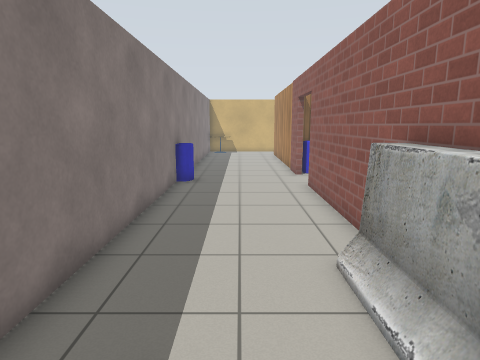
view 1 (above)

24 first-person views from a walk through a world built for the Gazebo simulator. The camera is 1.3 m above the floor, tilts 10° down and sees 75° across. Floor lines are 1 m apart. The floor is counted in squares, 0.5 m on a side. Each view is taken from the middle of a square. On the plan, view 1 faces up. The plan holds only what a view shows up to about 20 squares ahead; the rest is blank. The place goes on beyond the plan. The robots in the file are not drawn. Gazebo's built-in surfaces are drawn with simple patterns.

view 2
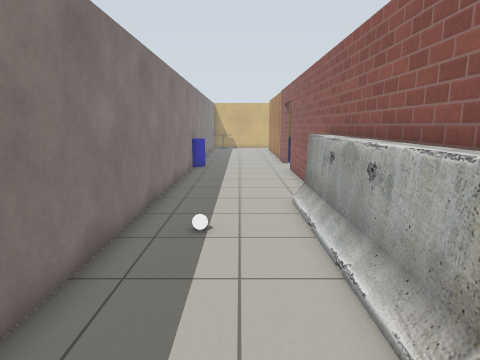

view 3
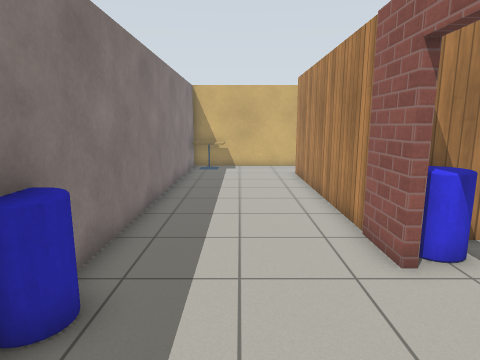

view 4
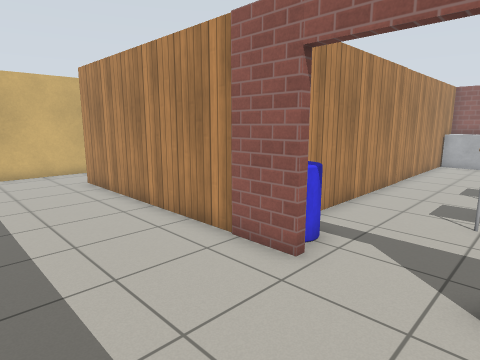

view 5
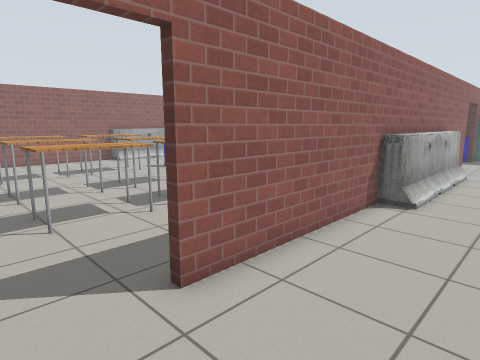

view 6
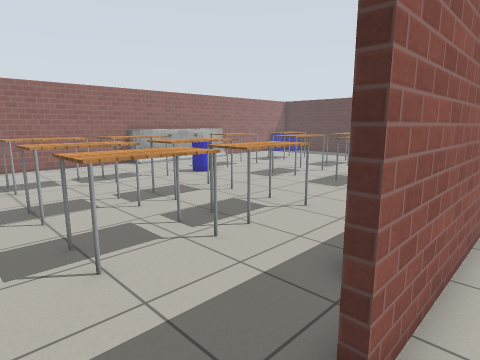

view 7
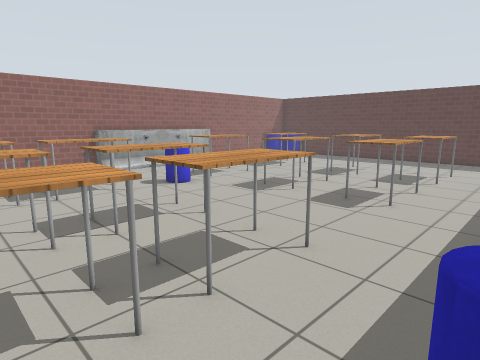

view 8
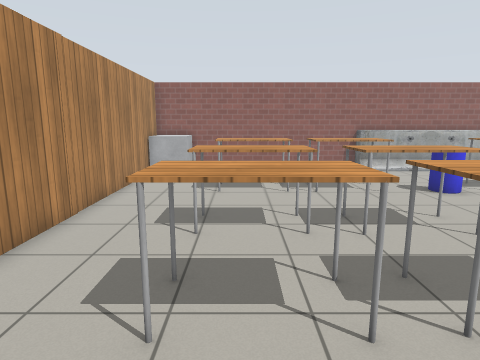

view 9
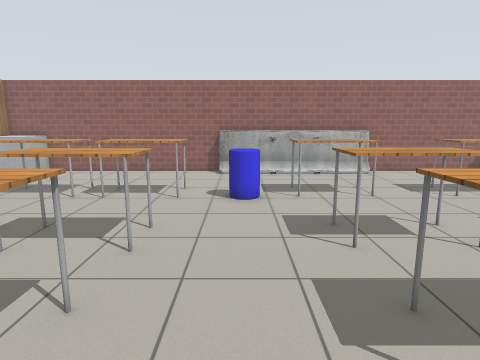

view 10
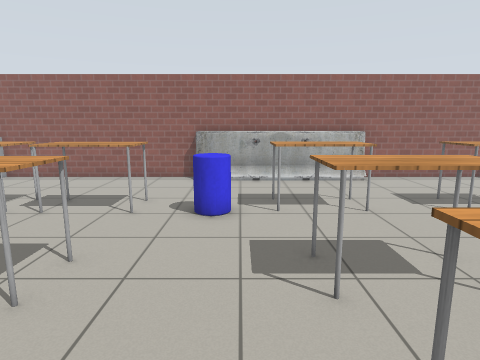

view 11
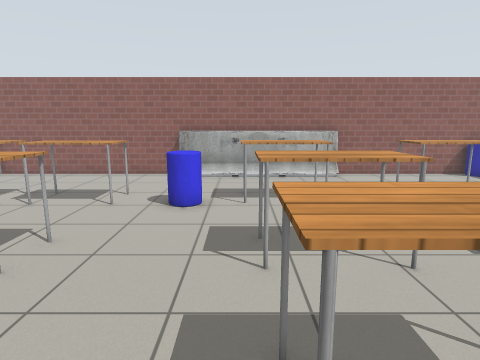

view 12
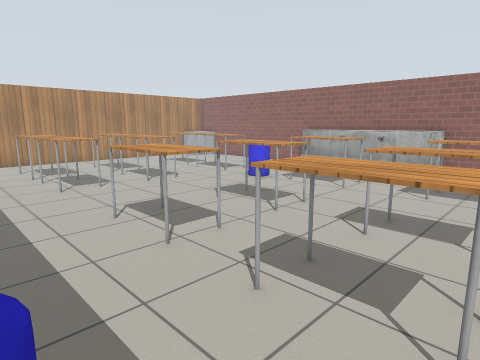

view 13
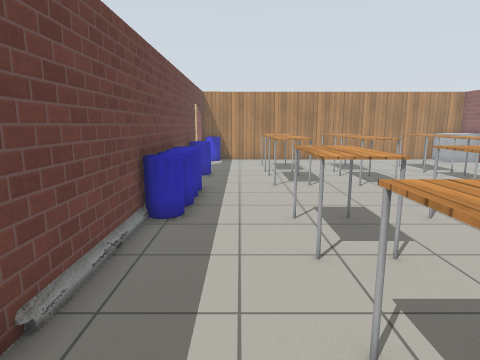

view 14
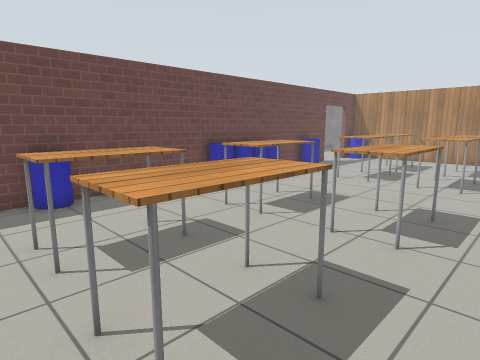

view 15
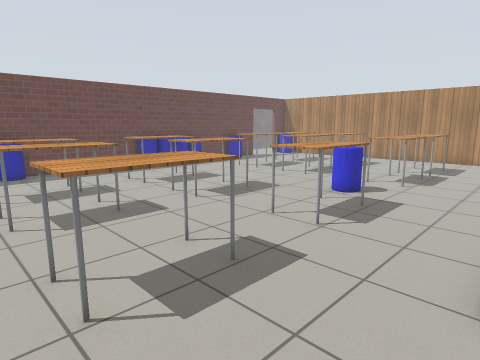

view 16
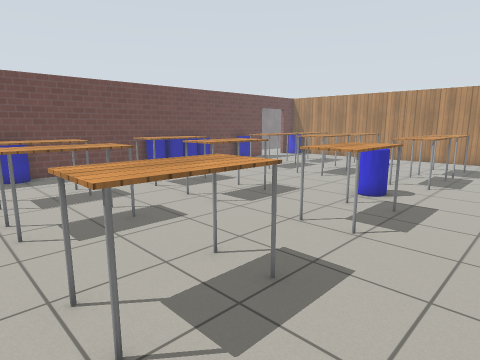

view 17
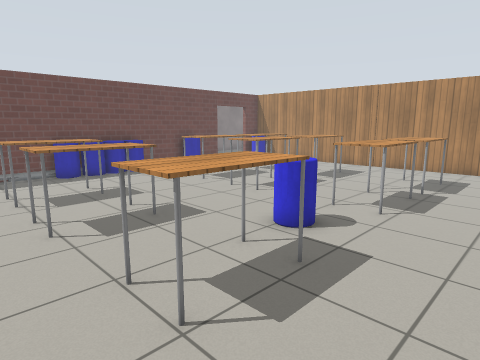

view 18
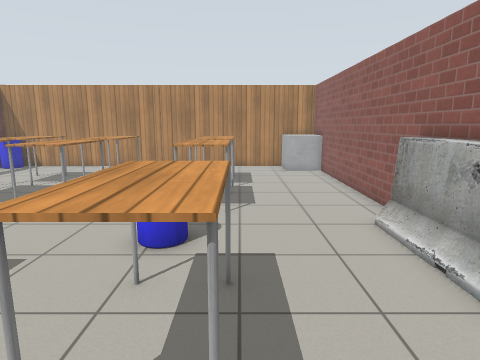

view 19
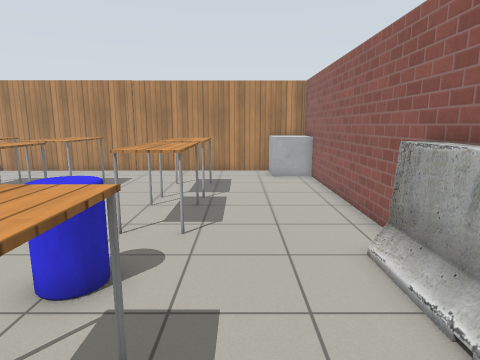

view 20
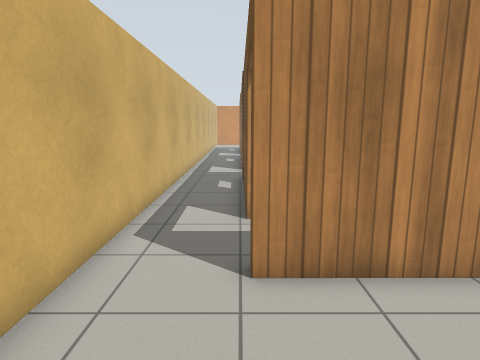

view 21
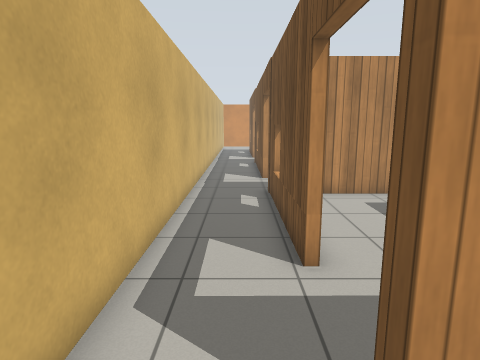

view 22
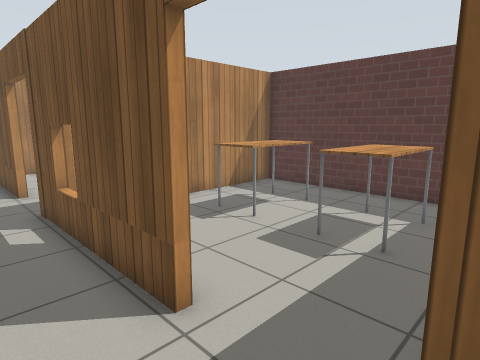

view 23
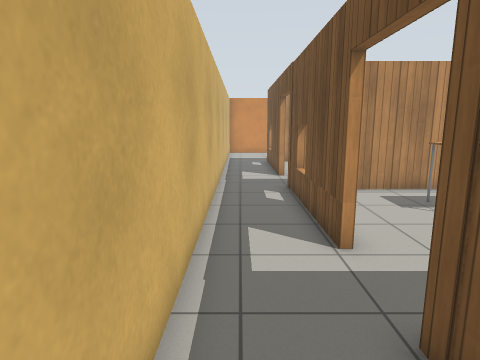

view 24
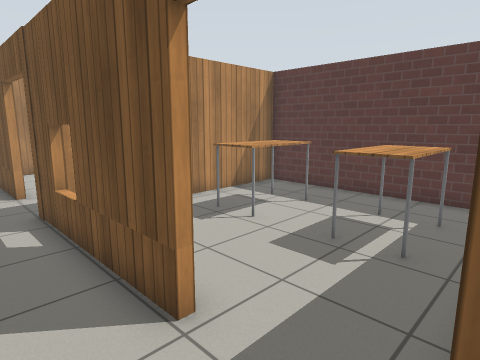

### Floor plan
Ten units are one square. View 1 is at (0, 0); x grows to the right and y downward. Boxes are objects, and circles mark ways between rooms. Rooms are numbered by the first view taken in them; rooms with no view inside come last. Other rooms are left out.
<svg viewBox="-40 -315 290 395">
<path fill="none" stroke="#000" d="M30 -164 30 -278 35 -278M30 -53 30 -134M65 -278 134 -279M163 -279 231 -279M30 75 30 23M245 -310 -29 -310 -29 15M33 25 33 56M33 -134 33 -54M227 75 227 -179 33 -178 33 -170M216 20 216 -61M218 20 218 -61 228 -61M220 20 220 -61M227 -259 227 -265M145 -182 227 -182 227 -252M227 -270 227 -275M65 -274 65 -278M54 -182 127 -182 127 -273"/>
<rect x="-35" y="-155" width="20" height="10" fill="#bbb"><title>other object</title></rect>
<rect x="-25" y="-305" width="20" height="20" fill="#bbb"><title>cafe table</title></rect>
<rect x="-15" y="-35" width="10" height="10" fill="#bbb"><title>white ball</title></rect>
<rect x="15" y="-65" width="20" height="100" fill="#bbb"><title>barrier</title></rect>
<rect x="35" y="35" width="10" height="20" fill="#bbb"><title>other object</title></rect>
<rect x="35" y="-35" width="10" height="20" fill="#bbb"><title>other object</title></rect>
<rect x="35" y="-55" width="10" height="20" fill="#bbb"><title>other object</title></rect>
<rect x="35" y="-65" width="10" height="10" fill="#bbb"><title>other object</title></rect>
<rect x="35" y="-75" width="10" height="10" fill="#bbb"><title>other object</title></rect>
<rect x="35" y="-115" width="10" height="20" fill="#bbb"><title>other object</title></rect>
<rect x="35" y="-175" width="20" height="10" fill="#bbb"><title>other object</title></rect>
<rect x="65" y="25" width="30" height="40" fill="#bbb"><title>table</title></rect>
<rect x="65" y="-35" width="30" height="40" fill="#bbb"><title>table</title></rect>
<rect x="65" y="-105" width="30" height="40" fill="#bbb"><title>table</title></rect>
<rect x="65" y="-145" width="30" height="40" fill="#bbb"><title>table</title></rect>
<rect x="105" y="25" width="30" height="40" fill="#bbb"><title>table</title></rect>
<rect x="105" y="-35" width="30" height="40" fill="#bbb"><title>table</title></rect>
<rect x="105" y="-105" width="30" height="40" fill="#bbb"><title>table</title></rect>
<rect x="105" y="-145" width="30" height="40" fill="#bbb"><title>table</title></rect>
<rect x="155" y="25" width="30" height="40" fill="#bbb"><title>table</title></rect>
<rect x="155" y="-35" width="30" height="40" fill="#bbb"><title>table</title></rect>
<rect x="155" y="-55" width="20" height="20" fill="#bbb"><title>other object</title></rect>
<rect x="155" y="-105" width="30" height="40" fill="#bbb"><title>table</title></rect>
<rect x="155" y="-145" width="30" height="40" fill="#bbb"><title>table</title></rect>
<rect x="205" y="-175" width="20" height="20" fill="#bbb"><title>other object</title></rect>
<rect x="145" y="-245" width="20" height="40" fill="#bbb"><title>table</title></rect>
<rect x="185" y="-245" width="20" height="40" fill="#bbb"><title>table</title></rect>
<rect x="45" y="-245" width="30" height="40" fill="#bbb"><title>table</title></rect>
<rect x="85" y="-245" width="20" height="40" fill="#bbb"><title>table</title></rect>
<circle cx="30" cy="-150" r="3" fill="#2a7"/>
<circle cx="150" cy="-280" r="3" fill="#2a7"/>
<circle cx="50" cy="-280" r="3" fill="#2a7"/>
<text x="20" y="-150">1</text>
<text x="130" y="-50">2</text>
<text x="180" y="-230">3</text>
<text x="80" y="-230">4</text>
</svg>
Room 1 opens to room 2. Room 1 opens to room 3. Room 1 opens to room 4.

Where each view was taken, in squares from view 1:
view 1: 0 up, 0 right, facing up
view 2: 5 down, 0 right, facing up
view 3: 11 up, 0 right, facing up
view 4: 13 up, 2 left, facing up-right
view 5: 16 up, 1 left, facing down-right
view 6: 16 up, 2 right, facing down-right
view 7: 13 up, 4 right, facing down-right
view 8: 13 up, 4 right, facing right
view 9: 5 up, 5 right, facing right
view 10: 4 up, 7 right, facing right
view 11: 3 up, 6 right, facing right
view 12: 6 down, 4 right, facing up-right
view 13: 6 down, 6 right, facing up
view 14: 7 down, 15 right, facing up-left
view 15: 7 down, 22 right, facing up-left
view 16: 7 down, 21 right, facing up-left
view 17: 2 down, 21 right, facing up-left
view 18: 2 down, 18 right, facing up
view 19: 0 up, 19 right, facing up
view 20: 28 up, 2 left, facing right
view 21: 29 up, 1 right, facing right
view 22: 30 up, 3 right, facing down-right
view 23: 30 up, 10 right, facing right
view 24: 30 up, 13 right, facing down-right
